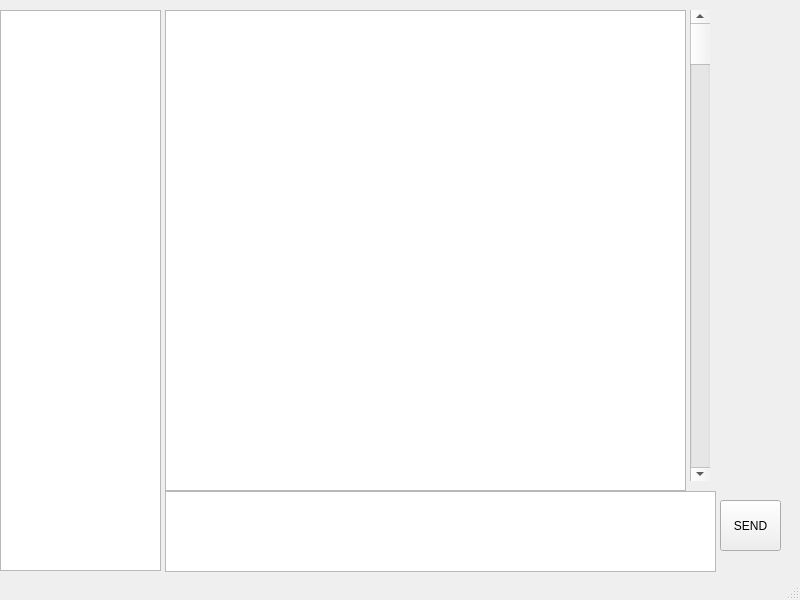
<?xml version="1.0" encoding="UTF-8"?>
<ui version="4.0">
 <class>MainWindow</class>
 <widget class="QMainWindow" name="MainWindow">
  <property name="geometry">
   <rect>
    <x>0</x>
    <y>0</y>
    <width>800</width>
    <height>600</height>
   </rect>
  </property>
  <property name="windowTitle">
   <string>MainWindow</string>
  </property>
  <widget class="QWidget" name="centralwidget">
   <widget class="QTextBrowser" name="textBrowser">
    <property name="geometry">
     <rect>
      <x>165</x>
      <y>491</y>
      <width>551</width>
      <height>81</height>
     </rect>
    </property>
   </widget>
   <widget class="QListView" name="listView">
    <property name="geometry">
     <rect>
      <x>0</x>
      <y>10</y>
      <width>161</width>
      <height>561</height>
     </rect>
    </property>
   </widget>
   <widget class="QPushButton" name="pushButton">
    <property name="geometry">
     <rect>
      <x>720</x>
      <y>500</y>
      <width>61</width>
      <height>51</height>
     </rect>
    </property>
    <property name="text">
     <string>SEND</string>
    </property>
   </widget>
   <widget class="QScrollBar" name="verticalScrollBar">
    <property name="geometry">
     <rect>
      <x>690</x>
      <y>10</y>
      <width>20</width>
      <height>471</height>
     </rect>
    </property>
    <property name="orientation">
     <enum>Qt::Vertical</enum>
    </property>
   </widget>
   <widget class="QTextBrowser" name="textBrowser_2">
    <property name="geometry">
     <rect>
      <x>165</x>
      <y>10</y>
      <width>521</width>
      <height>481</height>
     </rect>
    </property>
   </widget>
  </widget>
  <widget class="QStatusBar" name="statusbar"/>
 </widget>
 <resources/>
 <connections/>
</ui>
